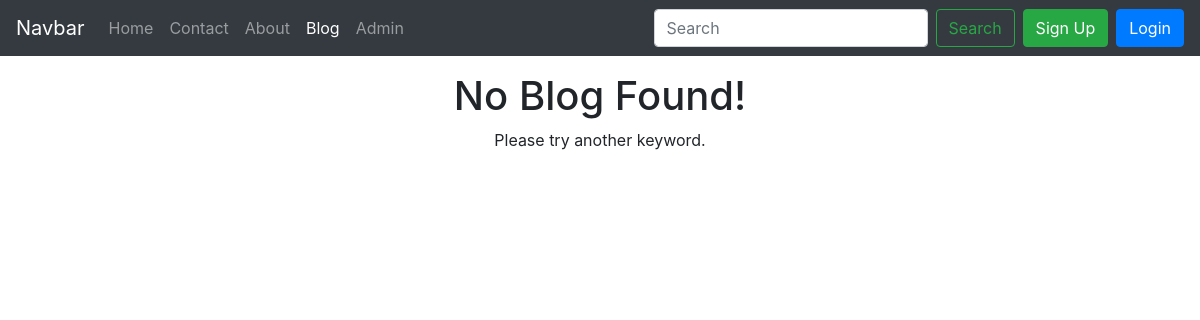
/blog/, run on an earlier commit of the app's database.
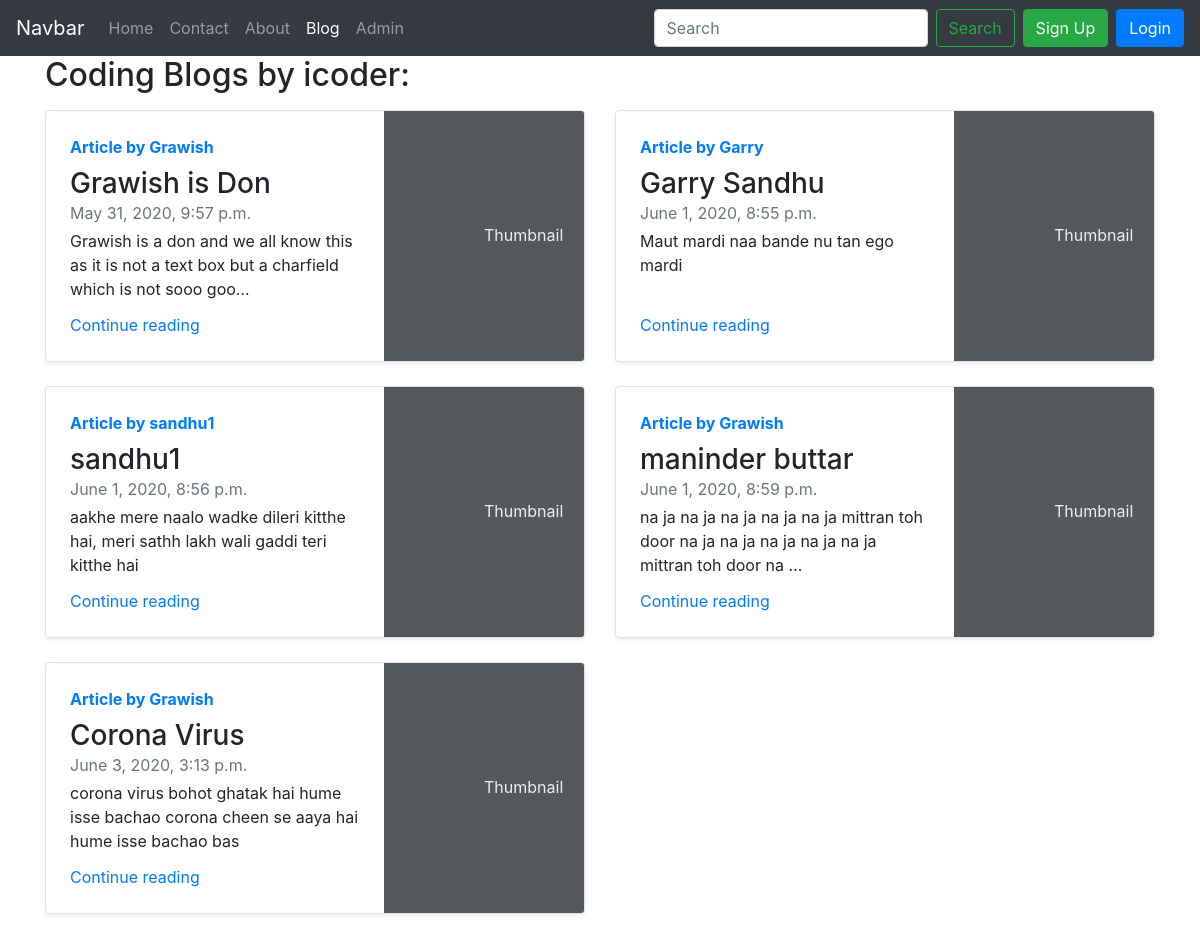
And on a later commit of the database.
### blog/models.py (models this page shows, shortened)
class Blogpost(models.Model):
    sno = models.AutoField(primary_key=True)
    title = models.CharField(max_length=100, default="")
    Content = models.TextField(max_length=10000, default="")
    author = models.CharField(max_length=10, default="")
    slug = models.CharField(max_length=100, default="")
    Timestamp = models.DateTimeField(blank=True)

### blog/views.py (the view, shortened to what this page needs)
# urls.py: path('', views.BlogHome, name='BlogHome'),
def BlogHome(request):
    allposts = Blogpost.objects.all()
    return render(request, 'blog/blogHome.html', {'allposts': allposts})

### templates/blog/blogHome.html (shortened to what this page needs)
{% extends 'base.html' %}
{% block blog %}
    active
{% endblock %}
{% block body %}
    <div class="container">
        {% if allposts %}
            <h2 class="mb-3">Coding Blogs by icoder: </h2>
            <div class="row">
                {% for post in allposts %}
                    <div class="col-md-6">
                        <div class="row no-gutters border rounded overflow-hidden flex-md-row mb-4 shadow-sm h-md-250 position-relative">
                            <div class="col p-4 d-flex flex-column position-static">
                                <strong class="d-inline-block mb-2 text-primary">Article by {{ post.author }}</strong>
                                <h3 class="mb-0">{{ post.title }}</h3>
                                <div class="mb-1 text-muted">{{ post.Timestamp }}</div>
                                <p class="card-text mb-auto">{{ post.Content|truncatechars:100 }}</p>
                                <a href="/blog/{{ post.slug }}" class="stretched-link">Continue reading</a>
                            </div>
                            <div class="col-auto d-none d-lg-block">
                                <svg class="bd-placeholder-img" width="200" height="250"
                                     xmlns="http://www.w3.org/2000/svg"
                                     preserveAspectRatio="xMidYMid slice" focusable="false" role="img"
                                     aria-label="Placeholder: Thumbnail"><title>Placeholder</title>
                                    <text x="50%" y="50%" fill="#eceeef" dy=".3em">Thumbnail</text>
                                </svg>
                            </div>
                        </div>
                    </div>
                    {% if forloop.counter|divisibleby:2 and forloop.counter > 0 and not forloop.last %}
                        </div>
                        <div class="row">
                    {% endif %}
                {% endfor %}
                </div>
        {% else %}
            <div class="d-flex my-3 align-items-center justify-content-center w-100">
                <div class="w-100" align="center">
                    <h1>No Blog Found!</h1>
                    <p>Please try another keyword.</p>
                </div>
            </div>
        {% endif %}
    </div>
{% endblock %}

What changed in the data, as far as the page shows it:
added Blogpost: author "Grawish", title "Grawish is Don", Timestamp "May 31, 2020, 9:57 p.m.", Content "Grawish is a don and we all know this as it is not a text box but a charfield which is not sooo goo…"
added Blogpost: author "Garry", title "Garry Sandhu", Timestamp "June 1, 2020, 8:55 p.m.", Content "Maut mardi naa bande nu tan ego mardi"
added Blogpost: author "sandhu1", title "sandhu1", Timestamp "June 1, 2020, 8:56 p.m.", Content "aakhe mere naalo wadke dileri kitthe hai, meri sathh lakh wali gaddi teri kitthe hai"
added Blogpost: author "Grawish", title "maninder buttar", Timestamp "June 1, 2020, 8:59 p.m.", Content "na ja na ja na ja na ja na ja mittran toh door na ja na ja na ja na ja na ja mittran toh door na …"
added Blogpost: author "Grawish", title "Corona Virus", Timestamp "June 3, 2020, 3:13 p.m.", Content "corona virus bohot ghatak hai hume isse bachao corona cheen se aaya hai hume isse bachao bas"
Also different on the page:
text no longer shown: "No Blog Found! Please try another keyword."
text now shown: "Coding Blogs by icoder:"
